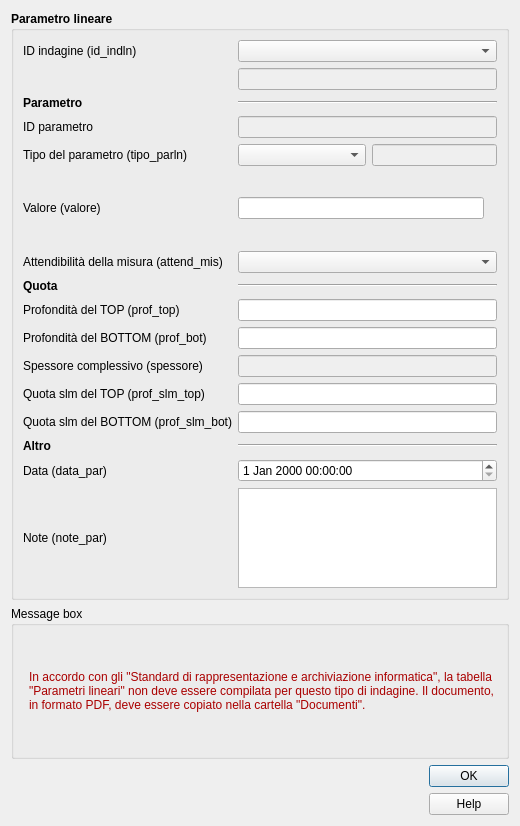
<?xml version="1.0" encoding="UTF-8"?>
<ui version="4.0">
    <class>parametri_lineari</class>
    <widget class="QDialog" name="parametri_lineari">
        <property name="geometry">
            <rect>
                <x>0</x>
                <y>0</y>
                <width>520</width>
                <height>826</height>
            </rect>
        </property>
        <property name="sizePolicy">
            <sizepolicy hsizetype="Fixed" vsizetype="Fixed">
                <horstretch>0</horstretch>
                <verstretch>0</verstretch>
            </sizepolicy>
        </property>
        <property name="minimumSize">
            <size>
                <width>520</width>
                <height>660</height>
            </size>
        </property>
        <property name="maximumSize">
            <size>
                <width>1500</width>
                <height>1500</height>
            </size>
        </property>
        <property name="windowTitle">
            <string>Parametri lineari</string>
        </property>
        <property name="modal">
            <bool>true</bool>
        </property>
        <layout class="QVBoxLayout" name="verticalLayout_2">
            <item>
                <widget class="QGroupBox" name="groupBox_2">
                    <property name="font">
                        <font>
                            <weight>75</weight>
                            <bold>true</bold>
                        </font>
                    </property>
                    <property name="title">
                        <string>Parametro lineare</string>
                    </property>
                    <layout class="QGridLayout" name="gridLayout_2">
                        <item row="1" column="1">
                            <widget class="QLineEdit" name="pkey_indln">
                                <property name="enabled">
                                    <bool>false</bool>
                                </property>
                            </widget>
                        </item>
                        <item row="2" column="0">
                            <widget class="QLabel" name="label_8">
                                <property name="text">
                                    <string>&lt;b&gt;Parametro&lt;/b&gt;</string>
                                </property>
                            </widget>
                        </item>
                        <item row="18" column="1">
                            <widget class="QLineEdit" name="quota_slm_top">
                                <property name="toolTip">
                                    <string/>
                                </property>
                            </widget>
                        </item>
                        <item row="18" column="0">
                            <widget class="QLabel" name="label_14">
                                <property name="sizePolicy">
                                    <sizepolicy hsizetype="Minimum" vsizetype="Preferred">
                                        <horstretch>0</horstretch>
                                        <verstretch>0</verstretch>
                                    </sizepolicy>
                                </property>
                                <property name="minimumSize">
                                    <size>
                                        <width>45</width>
                                        <height>0</height>
                                    </size>
                                </property>
                                <property name="font">
                                    <font>
                                        <weight>50</weight>
                                        <bold>false</bold>
                                    </font>
                                </property>
                                <property name="text">
                                    <string>&lt;html&gt;&lt;head/&gt;&lt;body&gt;&lt;p&gt;Quota slm del TOP (prof_slm_top)&lt;/p&gt;&lt;/body&gt;&lt;/html&gt;</string>
                                </property>
                            </widget>
                        </item>
                        <item row="3" column="1">
                            <widget class="QLineEdit" name="id_parln">
                                <property name="enabled">
                                    <bool>false</bool>
                                </property>
                                <property name="palette">
                                    <palette>
                                        <active>
                                            <colorrole role="Text">
                                                <brush brushstyle="SolidPattern">
                                                    <color alpha="255">
                                                        <red>113</red>
                                                        <green>113</green>
                                                        <blue>113</blue>
                                                    </color>
                                                </brush>
                                            </colorrole>
                                            <colorrole role="PlaceholderText">
                                                <brush brushstyle="NoBrush">
                                                    <color alpha="128">
                                                        <red>113</red>
                                                        <green>113</green>
                                                        <blue>113</blue>
                                                    </color>
                                                </brush>
                                            </colorrole>
                                        </active>
                                        <inactive>
                                            <colorrole role="Text">
                                                <brush brushstyle="SolidPattern">
                                                    <color alpha="255">
                                                        <red>113</red>
                                                        <green>113</green>
                                                        <blue>113</blue>
                                                    </color>
                                                </brush>
                                            </colorrole>
                                            <colorrole role="PlaceholderText">
                                                <brush brushstyle="NoBrush">
                                                    <color alpha="128">
                                                        <red>113</red>
                                                        <green>113</green>
                                                        <blue>113</blue>
                                                    </color>
                                                </brush>
                                            </colorrole>
                                        </inactive>
                                        <disabled>
                                            <colorrole role="Text">
                                                <brush brushstyle="SolidPattern">
                                                    <color alpha="255">
                                                        <red>120</red>
                                                        <green>120</green>
                                                        <blue>120</blue>
                                                    </color>
                                                </brush>
                                            </colorrole>
                                            <colorrole role="PlaceholderText">
                                                <brush brushstyle="NoBrush">
                                                    <color alpha="128">
                                                        <red>113</red>
                                                        <green>113</green>
                                                        <blue>113</blue>
                                                    </color>
                                                </brush>
                                            </colorrole>
                                        </disabled>
                                    </palette>
                                </property>
                                <property name="toolTip">
                                    <string/>
                                </property>
                                <property name="placeholderText">
                                    <string/>
                                </property>
                            </widget>
                        </item>
                        <item row="20" column="1">
                            <widget class="Line" name="line_3">
                                <property name="orientation">
                                    <enum>Qt::Horizontal</enum>
                                </property>
                            </widget>
                        </item>
                        <item row="25" column="1">
                            <widget class="QDateTimeEdit" name="data_par">
                                <property name="font">
                                    <font>
                                        <weight>50</weight>
                                        <bold>false</bold>
                                    </font>
                                </property>
                                <property name="toolTip">
                                    <string/>
                                </property>
                            </widget>
                        </item>
                        <item row="17" column="0">
                            <widget class="QLabel" name="label_5">
                                <property name="font">
                                    <font>
                                        <weight>50</weight>
                                        <bold>false</bold>
                                    </font>
                                </property>
                                <property name="text">
                                    <string>Spessore complessivo (spessore)</string>
                                </property>
                            </widget>
                        </item>
                        <item row="15" column="1">
                            <widget class="QLineEdit" name="prof_top">
                                <property name="toolTip">
                                    <string/>
                                </property>
                            </widget>
                        </item>
                        <item row="2" column="1">
                            <widget class="Line" name="line">
                                <property name="orientation">
                                    <enum>Qt::Horizontal</enum>
                                </property>
                            </widget>
                        </item>
                        <item row="0" column="0">
                            <widget class="QLabel" name="label">
                                <property name="font">
                                    <font>
                                        <weight>50</weight>
                                        <bold>false</bold>
                                    </font>
                                </property>
                                <property name="text">
                                    <string>ID indagine (id_indln)</string>
                                </property>
                            </widget>
                        </item>
                        <item row="7" column="1">
                            <layout class="QHBoxLayout" name="horizontalLayout_2">
                                <item>
                                    <widget class="QLineEdit" name="valore">
                                        <property name="toolTip">
                                            <string/>
                                        </property>
                                    </widget>
                                </item>
                                <item>
                                    <widget class="QLabel" name="simbolo_val">
                                        <property name="text">
                                            <string/>
                                        </property>
                                    </widget>
                                </item>
                            </layout>
                        </item>
                        <item row="15" column="0">
                            <widget class="QLabel" name="label_12">
                                <property name="sizePolicy">
                                    <sizepolicy hsizetype="Minimum" vsizetype="Preferred">
                                        <horstretch>0</horstretch>
                                        <verstretch>0</verstretch>
                                    </sizepolicy>
                                </property>
                                <property name="minimumSize">
                                    <size>
                                        <width>45</width>
                                        <height>0</height>
                                    </size>
                                </property>
                                <property name="font">
                                    <font>
                                        <weight>50</weight>
                                        <bold>false</bold>
                                    </font>
                                </property>
                                <property name="text">
                                    <string>&lt;html&gt;&lt;head/&gt;&lt;body&gt;&lt;p&gt;Profondità del TOP (prof_top)&lt;/p&gt;&lt;/body&gt;&lt;/html&gt;</string>
                                </property>
                            </widget>
                        </item>
                        <item row="11" column="1">
                            <widget class="QComboBox" name="attend_mis">
                                <property name="sizePolicy">
                                    <sizepolicy hsizetype="Expanding" vsizetype="Fixed">
                                        <horstretch>0</horstretch>
                                        <verstretch>0</verstretch>
                                    </sizepolicy>
                                </property>
                                <property name="toolTip">
                                    <string/>
                                </property>
                            </widget>
                        </item>
                        <item row="19" column="0">
                            <widget class="QLabel" name="label_15">
                                <property name="sizePolicy">
                                    <sizepolicy hsizetype="Minimum" vsizetype="Preferred">
                                        <horstretch>0</horstretch>
                                        <verstretch>0</verstretch>
                                    </sizepolicy>
                                </property>
                                <property name="minimumSize">
                                    <size>
                                        <width>45</width>
                                        <height>0</height>
                                    </size>
                                </property>
                                <property name="font">
                                    <font>
                                        <weight>50</weight>
                                        <bold>false</bold>
                                    </font>
                                </property>
                                <property name="text">
                                    <string>&lt;html&gt;&lt;head/&gt;&lt;body&gt;&lt;p&gt;Quota slm del BOTTOM (prof_slm_bot)&lt;/p&gt;&lt;/body&gt;&lt;/html&gt;</string>
                                </property>
                            </widget>
                        </item>
                        <item row="6" column="0">
                            <widget class="QLabel" name="label_9">
                                <property name="sizePolicy">
                                    <sizepolicy hsizetype="Minimum" vsizetype="Preferred">
                                        <horstretch>0</horstretch>
                                        <verstretch>0</verstretch>
                                    </sizepolicy>
                                </property>
                                <property name="minimumSize">
                                    <size>
                                        <width>45</width>
                                        <height>0</height>
                                    </size>
                                </property>
                                <property name="font">
                                    <font>
                                        <weight>50</weight>
                                        <bold>false</bold>
                                    </font>
                                </property>
                                <property name="text">
                                    <string>Tipo del parametro (tipo_parln)</string>
                                </property>
                            </widget>
                        </item>
                        <item row="20" column="0">
                            <widget class="QLabel" name="label_17">
                                <property name="text">
                                    <string>&lt;b&gt;Altro&lt;/b&gt;</string>
                                </property>
                            </widget>
                        </item>
                        <item row="6" column="1">
                            <layout class="QHBoxLayout" name="horizontalLayout">
                                <item>
                                    <widget class="QComboBox" name="tipo_parln_box">
                                        <property name="sizePolicy">
                                            <sizepolicy hsizetype="Expanding" vsizetype="Fixed">
                                                <horstretch>0</horstretch>
                                                <verstretch>0</verstretch>
                                            </sizepolicy>
                                        </property>
                                        <property name="toolTip">
                                            <string/>
                                        </property>
                                    </widget>
                                </item>
                                <item>
                                    <widget class="QLineEdit" name="tipo_parln">
                                        <property name="enabled">
                                            <bool>false</bool>
                                        </property>
                                        <property name="sizePolicy">
                                            <sizepolicy hsizetype="Minimum" vsizetype="Fixed">
                                                <horstretch>0</horstretch>
                                                <verstretch>0</verstretch>
                                            </sizepolicy>
                                        </property>
                                        <property name="minimumSize">
                                            <size>
                                                <width>50</width>
                                                <height>20</height>
                                            </size>
                                        </property>
                                        <property name="palette">
                                            <palette>
                                                <active>
                                                    <colorrole role="Text">
                                                        <brush brushstyle="SolidPattern">
                                                            <color alpha="255">
                                                                <red>113</red>
                                                                <green>113</green>
                                                                <blue>113</blue>
                                                            </color>
                                                        </brush>
                                                    </colorrole>
                                                    <colorrole role="PlaceholderText">
                                                        <brush brushstyle="NoBrush">
                                                            <color alpha="128">
                                                                <red>113</red>
                                                                <green>113</green>
                                                                <blue>113</blue>
                                                            </color>
                                                        </brush>
                                                    </colorrole>
                                                </active>
                                                <inactive>
                                                    <colorrole role="Text">
                                                        <brush brushstyle="SolidPattern">
                                                            <color alpha="255">
                                                                <red>113</red>
                                                                <green>113</green>
                                                                <blue>113</blue>
                                                            </color>
                                                        </brush>
                                                    </colorrole>
                                                    <colorrole role="PlaceholderText">
                                                        <brush brushstyle="NoBrush">
                                                            <color alpha="128">
                                                                <red>113</red>
                                                                <green>113</green>
                                                                <blue>113</blue>
                                                            </color>
                                                        </brush>
                                                    </colorrole>
                                                </inactive>
                                                <disabled>
                                                    <colorrole role="Text">
                                                        <brush brushstyle="SolidPattern">
                                                            <color alpha="255">
                                                                <red>120</red>
                                                                <green>120</green>
                                                                <blue>120</blue>
                                                            </color>
                                                        </brush>
                                                    </colorrole>
                                                    <colorrole role="PlaceholderText">
                                                        <brush brushstyle="NoBrush">
                                                            <color alpha="128">
                                                                <red>113</red>
                                                                <green>113</green>
                                                                <blue>113</blue>
                                                            </color>
                                                        </brush>
                                                    </colorrole>
                                                </disabled>
                                            </palette>
                                        </property>
                                    </widget>
                                </item>
                            </layout>
                        </item>
                        <item row="26" column="1">
                            <widget class="QTextEdit" name="note_par">
                                <property name="maximumSize">
                                    <size>
                                        <width>16777215</width>
                                        <height>100</height>
                                    </size>
                                </property>
                                <property name="font">
                                    <font>
                                        <weight>50</weight>
                                        <bold>false</bold>
                                    </font>
                                </property>
                                <property name="toolTip">
                                    <string/>
                                </property>
                            </widget>
                        </item>
                        <item row="7" column="0">
                            <widget class="QLabel" name="label_2">
                                <property name="sizePolicy">
                                    <sizepolicy hsizetype="Minimum" vsizetype="Preferred">
                                        <horstretch>0</horstretch>
                                        <verstretch>0</verstretch>
                                    </sizepolicy>
                                </property>
                                <property name="minimumSize">
                                    <size>
                                        <width>45</width>
                                        <height>0</height>
                                    </size>
                                </property>
                                <property name="font">
                                    <font>
                                        <weight>50</weight>
                                        <bold>false</bold>
                                    </font>
                                </property>
                                <property name="text">
                                    <string>&lt;html&gt;&lt;head/&gt;&lt;body&gt;&lt;p&gt;Valore (valore)&lt;/p&gt;&lt;/body&gt;&lt;/html&gt;</string>
                                </property>
                            </widget>
                        </item>
                        <item row="17" column="1">
                            <widget class="QLineEdit" name="spessore">
                                <property name="enabled">
                                    <bool>false</bool>
                                </property>
                                <property name="toolTip">
                                    <string/>
                                </property>
                            </widget>
                        </item>
                        <item row="16" column="1">
                            <widget class="QLineEdit" name="prof_bot">
                                <property name="toolTip">
                                    <string/>
                                </property>
                            </widget>
                        </item>
                        <item row="0" column="1">
                            <widget class="QComboBox" name="id_indln">
                                <property name="toolTip">
                                    <string/>
                                </property>
                            </widget>
                        </item>
                        <item row="11" column="0">
                            <widget class="QLabel" name="label_4">
                                <property name="sizePolicy">
                                    <sizepolicy hsizetype="Minimum" vsizetype="Preferred">
                                        <horstretch>0</horstretch>
                                        <verstretch>0</verstretch>
                                    </sizepolicy>
                                </property>
                                <property name="minimumSize">
                                    <size>
                                        <width>45</width>
                                        <height>0</height>
                                    </size>
                                </property>
                                <property name="font">
                                    <font>
                                        <weight>50</weight>
                                        <bold>false</bold>
                                    </font>
                                </property>
                                <property name="text">
                                    <string>Attendibilità della misura (attend_mis)</string>
                                </property>
                            </widget>
                        </item>
                        <item row="16" column="0">
                            <widget class="QLabel" name="label_13">
                                <property name="sizePolicy">
                                    <sizepolicy hsizetype="Minimum" vsizetype="Preferred">
                                        <horstretch>0</horstretch>
                                        <verstretch>0</verstretch>
                                    </sizepolicy>
                                </property>
                                <property name="minimumSize">
                                    <size>
                                        <width>45</width>
                                        <height>0</height>
                                    </size>
                                </property>
                                <property name="font">
                                    <font>
                                        <weight>50</weight>
                                        <bold>false</bold>
                                    </font>
                                </property>
                                <property name="text">
                                    <string>&lt;html&gt;&lt;head/&gt;&lt;body&gt;&lt;p&gt;Profondità del BOTTOM (prof_bot)&lt;/p&gt;&lt;/body&gt;&lt;/html&gt;</string>
                                </property>
                            </widget>
                        </item>
                        <item row="25" column="0">
                            <widget class="QLabel" name="label_6">
                                <property name="font">
                                    <font>
                                        <weight>50</weight>
                                        <bold>false</bold>
                                    </font>
                                </property>
                                <property name="text">
                                    <string>Data (data_par)</string>
                                </property>
                            </widget>
                        </item>
                        <item row="26" column="0">
                            <widget class="QLabel" name="label_7">
                                <property name="font">
                                    <font>
                                        <weight>50</weight>
                                        <bold>false</bold>
                                    </font>
                                </property>
                                <property name="text">
                                    <string>Note (note_par)</string>
                                </property>
                            </widget>
                        </item>
                        <item row="3" column="0">
                            <widget class="QLabel" name="label_3">
                                <property name="font">
                                    <font>
                                        <weight>50</weight>
                                        <bold>false</bold>
                                    </font>
                                </property>
                                <property name="text">
                                    <string>ID parametro</string>
                                </property>
                            </widget>
                        </item>
                        <item row="19" column="1">
                            <widget class="QLineEdit" name="quota_slm_bot">
                                <property name="toolTip">
                                    <string/>
                                </property>
                            </widget>
                        </item>
                        <item row="14" column="0">
                            <widget class="QLabel" name="label_11">
                                <property name="text">
                                    <string>&lt;b&gt;Quota&lt;/b&gt;</string>
                                </property>
                            </widget>
                        </item>
                        <item row="14" column="1">
                            <widget class="Line" name="line_2">
                                <property name="orientation">
                                    <enum>Qt::Horizontal</enum>
                                </property>
                            </widget>
                        </item>
                    </layout>
                </widget>
            </item>
            <item>
                <widget class="QGroupBox" name="groupBox">
                    <property name="sizePolicy">
                        <sizepolicy hsizetype="Minimum" vsizetype="Fixed">
                            <horstretch>0</horstretch>
                            <verstretch>0</verstretch>
                        </sizepolicy>
                    </property>
                    <property name="minimumSize">
                        <size>
                            <width>0</width>
                            <height>0</height>
                        </size>
                    </property>
                    <property name="title">
                        <string>Message box</string>
                    </property>
                    <layout class="QFormLayout" name="formLayout">
                        <item row="0" column="1">
                            <widget class="QLabel" name="alert_text">
                                <property name="sizePolicy">
                                    <sizepolicy hsizetype="Expanding" vsizetype="Expanding">
                                        <horstretch>0</horstretch>
                                        <verstretch>0</verstretch>
                                    </sizepolicy>
                                </property>
                                <property name="text">
                                    <string>&lt;html&gt;&lt;head/&gt;&lt;body&gt;&lt;p&gt;&lt;span style=&quot; color:#aa0000;&quot;&gt;In accordo con gli &amp;quot;Standard di rappresentazione e archiviazione informatica&amp;quot;, la tabella &amp;quot;Parametri lineari&amp;quot; non deve essere compilata per questo tipo di indagine. Il documento, in formato PDF, deve essere copiato nella cartella &amp;quot;Documenti&amp;quot;.&lt;/span&gt;&lt;/p&gt;&lt;/body&gt;&lt;/html&gt;</string>
                                </property>
                                <property name="textFormat">
                                    <enum>Qt::RichText</enum>
                                </property>
                                <property name="alignment">
                                    <set>Qt::AlignLeading|Qt::AlignLeft|Qt::AlignVCenter</set>
                                </property>
                                <property name="wordWrap">
                                    <bool>true</bool>
                                </property>
                            </widget>
                        </item>
                    </layout>
                </widget>
            </item>
            <item>
                <layout class="QHBoxLayout" name="horizontalLayout_3">
                    <item>
                        <widget class="QLabel" name="label_logo_cnr">
                            <property name="maximumSize">
                                <size>
                                    <width>81</width>
                                    <height>60</height>
                                </size>
                            </property>
                            <property name="text">
                                <string/>
                            </property>
                            <property name="pixmap">
                                <pixmap>../loghi/Logo CNR-2010-Quadrato-ITA-high.png</pixmap>
                            </property>
                            <property name="scaledContents">
                                <bool>true</bool>
                            </property>
                        </widget>
                    </item>
                    <item>
                        <widget class="QLabel" name="label_logo_igag">
                            <property name="maximumSize">
                                <size>
                                    <width>70</width>
                                    <height>60</height>
                                </size>
                            </property>
                            <property name="text">
                                <string/>
                            </property>
                            <property name="pixmap">
                                <pixmap>../loghi/IGAG-CMYK.png</pixmap>
                            </property>
                            <property name="scaledContents">
                                <bool>true</bool>
                            </property>
                        </widget>
                    </item>
                    <item>
                        <spacer name="horizontalSpacer">
                            <property name="orientation">
                                <enum>Qt::Horizontal</enum>
                            </property>
                            <property name="sizeHint" stdset="0">
                                <size>
                                    <width>40</width>
                                    <height>20</height>
                                </size>
                            </property>
                        </spacer>
                    </item>
                    <item>
                        <layout class="QVBoxLayout" name="verticalLayout">
                            <item>
                                <widget class="QDialogButtonBox" name="buttonBox">
                                    <property name="sizePolicy">
                                        <sizepolicy hsizetype="Fixed" vsizetype="Fixed">
                                            <horstretch>0</horstretch>
                                            <verstretch>0</verstretch>
                                        </sizepolicy>
                                    </property>
                                    <property name="minimumSize">
                                        <size>
                                            <width>0</width>
                                            <height>0</height>
                                        </size>
                                    </property>
                                    <property name="cursor">
                                        <cursorShape>PointingHandCursor</cursorShape>
                                    </property>
                                    <property name="orientation">
                                        <enum>Qt::Vertical</enum>
                                    </property>
                                    <property name="standardButtons">
                                        <set>QDialogButtonBox::Ok</set>
                                    </property>
                                    <property name="centerButtons">
                                        <bool>true</bool>
                                    </property>
                                </widget>
                            </item>
                            <item>
                                <widget class="QPushButton" name="help_button">
                                    <property name="cursor">
                                        <cursorShape>PointingHandCursor</cursorShape>
                                    </property>
                                    <property name="text">
                                        <string>Help</string>
                                    </property>
                                </widget>
                            </item>
                        </layout>
                    </item>
                </layout>
            </item>
        </layout>
    </widget>
    <tabstops>
        <tabstop>id_indln</tabstop>
        <tabstop>pkey_indln</tabstop>
        <tabstop>id_parln</tabstop>
        <tabstop>tipo_parln_box</tabstop>
        <tabstop>tipo_parln</tabstop>
        <tabstop>valore</tabstop>
        <tabstop>attend_mis</tabstop>
        <tabstop>prof_top</tabstop>
        <tabstop>prof_bot</tabstop>
        <tabstop>spessore</tabstop>
        <tabstop>quota_slm_top</tabstop>
        <tabstop>quota_slm_bot</tabstop>
        <tabstop>data_par</tabstop>
        <tabstop>note_par</tabstop>
        <tabstop>help_button</tabstop>
    </tabstops>
    <resources/>
    <connections/>
</ui>
